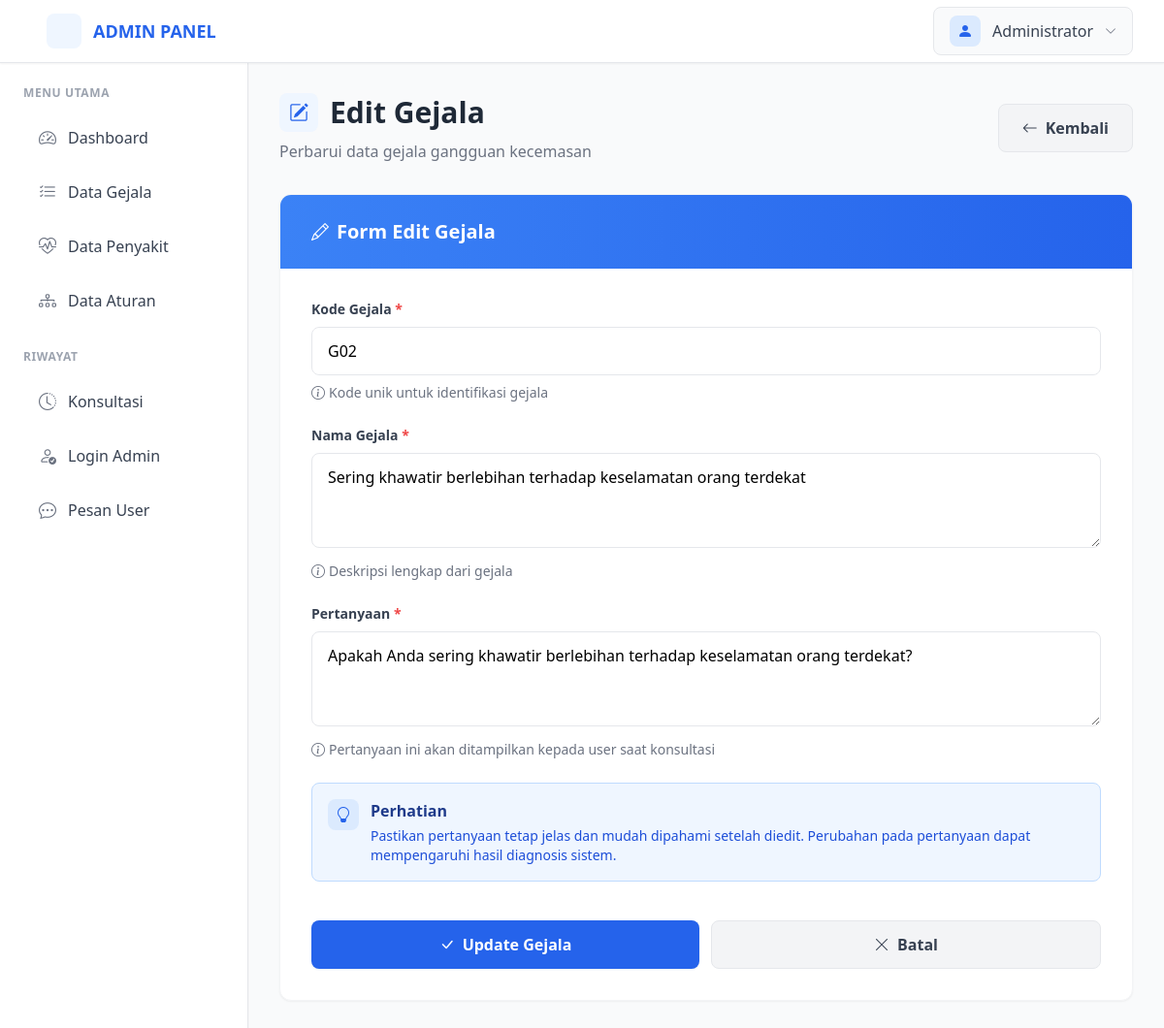
Screenshot of /gejala/edit/2 (signed in) with the database file from the repository.
### models/models.py (models this page shows, shortened)
class Admin(UserMixin, db.Model):
    __tablename__ = 'admin'
    id = db.Column(db.Integer, primary_key=True)
    username = db.Column(db.String(80), unique=True, nullable=False)
    nama_admin = db.Column(db.String(100), nullable=False)
    password_hash = db.Column(db.String(255), nullable=False)
    created_at = db.Column(db.DateTime, default=datetime.utcnow)
    riwayat_login = db.relationship('RiwayatLogin', backref='admin', lazy=True, cascade='all, delete-orphan')

class Gejala(db.Model):
    __tablename__ = 'gejala'
    id = db.Column(db.Integer, primary_key=True)
    kode_gejala = db.Column(db.String(10), unique=True, nullable=False)
    nama_gejala = db.Column(db.Text, nullable=False)
    pertanyaan = db.Column(db.Text, nullable=False)
    created_at = db.Column(db.DateTime, default=datetime.utcnow)
    aturan = db.relationship('Aturan', backref='gejala', lazy=True, cascade='all, delete-orphan')

### routes/gejala.py (the view, shortened to what this page needs)
@gejala_bp.route('/edit/<int:id>', methods=['GET', 'POST'])
@login_required
def edit(id):
    gejala = Gejala.query.get_or_404(id)
    return render_template('gejala/edit.html', gejala=gejala)

### templates/gejala/edit.html (shortened to what this page needs)
{% extends 'base.html' %}
{% block content %}
<div class="mb-6 sm:mb-8 flex flex-col sm:flex-row sm:items-center sm:justify-between gap-4 animate-fade-in">
    <div>
        <h1 class="text-2xl sm:text-3xl font-bold text-gray-800 flex items-center space-x-2 sm:space-x-3">
            <div class="w-9 h-9 sm:w-10 sm:h-10 bg-blue-50 rounded-lg flex items-center justify-center">
                <i class="bi bi-pencil-square text-blue-600 text-lg sm:text-xl"></i>
            </div>
            <span>Edit Gejala</span>
        </h1>
        <p class="text-sm sm:text-base text-gray-500 mt-2">Perbarui data gejala gangguan kecemasan</p>
    </div>
    <a href="{{ url_for('gejala.index') }}"
       class="bg-gray-100 hover:bg-gray-200 text-gray-700 font-semibold py-2.5 sm:py-3 px-5 sm:px-6 rounded-lg transition-all duration-200 flex items-center justify-center sm:justify-start space-x-2 border border-gray-200 text-sm sm:text-base">
        <i class="bi bi-arrow-left"></i>
        <span>Kembali</span>
    </a>
</div>
<div class="bg-white rounded-xl shadow-sm overflow-hidden animate-fade-in border border-gray-100" style="animation-delay: 0.1s;">
    <div class="bg-gradient-to-r from-blue-500 to-blue-600 px-5 sm:px-8 py-4 sm:py-6">
        <h2 class="text-lg sm:text-xl font-semibold text-white flex items-center space-x-2">
            <i class="bi bi-pencil text-base sm:text-lg"></i>
            <span>Form Edit Gejala</span>
        </h2>
    </div>
    <div class="p-5 sm:p-8">
        <form method="POST" action="{{ url_for('gejala.edit', id=gejala.id) }}" class="space-y-5 sm:space-y-6">
            <div>
                <label for="kode_gejala" class="block text-sm font-semibold text-gray-700 mb-2">
                    Kode Gejala <span class="text-red-500">*</span>
                </label>
                <input type="text"
                       class="w-full px-3 sm:px-4 py-2.5 sm:py-3 border border-gray-200 rounded-lg focus:outline-none focus:ring-2 focus:ring-blue-500 focus:border-blue-500 transition-all text-sm sm:text-base"
                       id="kode_gejala"
                       name="kode_gejala"
                       value="{{ gejala.kode_gejala }}"
                       required>
                <p class="mt-2 text-xs sm:text-sm text-gray-500 flex items-center space-x-1">
                    <i class="bi bi-info-circle"></i>
                    <span>Kode unik untuk identifikasi gejala</span>
                </p>
            </div>
            <div>
                <label for="nama_gejala" class="block text-sm font-semibold text-gray-700 mb-2">
                    Nama Gejala <span class="text-red-500">*</span>
                </label>
                <textarea class="w-full px-3 sm:px-4 py-2.5 sm:py-3 border border-gray-200 rounded-lg focus:outline-none focus:ring-2 focus:ring-blue-500 focus:border-blue-500 transition-all text-sm sm:text-base"
                          id="nama_gejala"
                          name="nama_gejala"
                          rows="3"
                          required>{{ gejala.nama_gejala }}</textarea>
                <p class="mt-2 text-xs sm:text-sm text-gray-500 flex items-center space-x-1">
                    <i class="bi bi-info-circle"></i>
                    <span>Deskripsi lengkap dari gejala</span>
                </p>
            </div>
            <div>
                <label for="pertanyaan" class="block text-sm font-semibold text-gray-700 mb-2">
                    Pertanyaan <span class="text-red-500">*</span>
                </label>
                <textarea class="w-full px-3 sm:px-4 py-2.5 sm:py-3 border border-gray-200 rounded-lg focus:outline-none focus:ring-2 focus:ring-blue-500 focus:border-blue-500 transition-all text-sm sm:text-base"
                          id="pertanyaan"
                          name="pertanyaan"
                          rows="3"
                          required>{{ gejala.pertanyaan }}</textarea>
                <p class="mt-2 text-xs sm:text-sm text-gray-500 flex items-center space-x-1">
                    <i class="bi bi-info-circle"></i>
                    <span>Pertanyaan ini akan ditampilkan kepada user saat konsultasi</span>
                </p>
            </div>
            <div class="bg-blue-50 border border-blue-200 rounded-lg p-3 sm:p-4 flex items-start space-x-3">
                <div class="flex-shrink-0">
                    <div class="w-7 h-7 sm:w-8 sm:h-8 bg-blue-100 rounded-lg flex items-center justify-center">
                        <i class="bi bi-lightbulb text-blue-600 text-sm sm:text-base"></i>
                    </div>
                </div>
                <div>
                    <h4 class="font-semibold text-blue-900 mb-1 text-sm sm:text-base">Perhatian</h4>
                    <p class="text-xs sm:text-sm text-blue-700">Pastikan pertanyaan tetap jelas dan mudah dipahami setelah diedit. Perubahan pada pertanyaan dapat mempengaruhi hasil diagnosis sistem.</p>
                </div>
            </div>
            <div class="flex flex-col sm:flex-row gap-3 pt-2 sm:pt-4">
                <button type="submit"
                        class="flex-1 bg-blue-600 hover:bg-blue-700 text-white font-semibold py-2.5 sm:py-3 px-5 sm:px-6 rounded-lg transition-all duration-200 flex items-center justify-center space-x-2 shadow-sm hover:shadow-md text-sm sm:text-base">
                    <i class="bi bi-check-lg"></i>
                    <span>Update Gejala</span>
                </button>
                <a href="{{ url_for('gejala.index') }}"
                   class="flex-1 bg-gray-100 hover:bg-gray-200 text-gray-700 font-semibold py-2.5 sm:py-3 px-5 sm:px-6 rounded-lg transition-all duration-200 flex items-center justify-center space-x-2 border border-gray-200 text-sm sm:text-base">
                    <i class="bi bi-x-lg"></i>
                    <span>Batal</span>
                </a>
            </div>
        </form>
    </div>
</div>
{% endblock %}

### templates/base.html (shortened to what this page needs)
<!DOCTYPE html>
<html lang="id">
<head>
    <script src="https://cdn.tailwindcss.com"></script>
    <link rel="stylesheet" href="https://cdn.jsdelivr.net/npm/bootstrap-icons@1.11.0/font/bootstrap-icons.css">
</head>
<body class="bg-gray-50 min-h-screen">
    {% if current_user.is_authenticated %}
    <nav class="bg-white shadow-sm fixed w-full top-0 z-50 border-b border-gray-200">
        <div class="max-w-full mx-auto px-4 sm:px-6 lg:px-8">
            <div class="flex justify-between items-center h-16">
                <div class="flex items-center space-x-4">
                    <a href="{{ url_for('dashboard.index') }}" class="flex items-center space-x-3 text-blue-600 hover:text-blue-700 transition-colors">
                        <div class="w-9 h-9 bg-blue-50 rounded-lg flex items-center justify-center">
                        </div>
                        <span class="font-bold text-lg hidden sm:block">ADMIN PANEL</span>
                    </a>
                </div>
                <div class="relative" x-data="{ open: false }">
                    <button @click="open = !open" class="flex items-center space-x-3 bg-gray-50 hover:bg-gray-100 px-4 py-2 rounded-lg transition-all duration-200 border border-gray-200">
                        <div class="w-8 h-8 bg-blue-100 rounded-lg flex items-center justify-center">
                            <i class="bi bi-person-fill text-blue-600"></i>
                        </div>
                        <span class="text-gray-700 font-medium hidden sm:block">{{ current_user.nama_admin }}</span>
                        <i class="bi bi-chevron-down text-gray-500 text-xs"></i>
                    </button>
                </div>
            </div>
        </div>
    </nav>
    <aside id="sidebar" class="fixed top-16 left-0 h-full w-64 bg-white shadow-sm z-40 transform -translate-x-full lg:translate-x-0 transition-transform duration-300 overflow-y-auto border-r border-gray-200">
        <div class="p-6">
            <div class="mb-6">
                <h3 class="text-xs font-semibold text-gray-400 uppercase tracking-wider mb-3">Menu Utama</h3>
                <ul class="space-y-1">
                    <li>
                        <a href="{{ url_for('dashboard.index') }}" class="sidebar-link group flex items-center space-x-3 px-4 py-3 rounded-lg hover:bg-blue-50 transition-all duration-200">
                            <i class="bi bi-speedometer2 text-gray-500 group-hover:text-blue-600 text-lg"></i>
                            <span class="text-gray-700 group-hover:text-blue-600 font-medium">Dashboard</span>
                        </a>
                    </li>
                    <li>
                        <a href="{{ url_for('gejala.index') }}" class="sidebar-link group flex items-center space-x-3 px-4 py-3 rounded-lg hover:bg-blue-50 transition-all duration-200">
                            <i class="bi bi-list-check text-gray-500 group-hover:text-blue-600 text-lg"></i>
                            <span class="text-gray-700 group-hover:text-blue-600 font-medium">Data Gejala</span>
                        </a>
                    </li>
                    <li>
                        <a href="{{ url_for('penyakit.index') }}" class="sidebar-link group flex items-center space-x-3 px-4 py-3 rounded-lg hover:bg-blue-50 transition-all duration-200">
                            <i class="bi bi-heart-pulse text-gray-500 group-hover:text-blue-600 text-lg"></i>
                            <span class="text-gray-700 group-hover:text-blue-600 font-medium">Data Penyakit</span>
                        </a>
                    </li>
                    <li>
                        <a href="{{ url_for('aturan.index') }}" class="sidebar-link group flex items-center space-x-3 px-4 py-3 rounded-lg hover:bg-blue-50 transition-all duration-200">
                            <i class="bi bi-diagram-3 text-gray-500 group-hover:text-blue-600 text-lg"></i>
                            <span class="text-gray-700 group-hover:text-blue-600 font-medium">Data Aturan</span>
                        </a>
                    </li>
                </ul>
            </div>
            <div class="mb-6">
                <h3 class="text-xs font-semibold text-gray-400 uppercase tracking-wider mb-3">Riwayat</h3>
                <ul class="space-y-1">
                    <li>
                        <a href="{{ url_for('riwayat.konsultasi') }}" class="sidebar-link group flex items-center space-x-3 px-4 py-3 rounded-lg hover:bg-blue-50 transition-all duration-200">
                            <i class="bi bi-clock-history text-gray-500 group-hover:text-blue-600 text-lg"></i>
                            <span class="text-gray-700 group-hover:text-blue-600 font-medium">Konsultasi</span>
                        </a>
                    </li>
                    <li>
                        <a href="{{ url_for('riwayat.login_admin') }}" class="sidebar-link group flex items-center space-x-3 px-4 py-3 rounded-lg hover:bg-blue-50 transition-all duration-200">
                            <i class="bi bi-person-check text-gray-500 group-hover:text-blue-600 text-lg"></i>
                            <span class="text-gray-700 group-hover:text-blue-600 font-medium">Login Admin</span>
                        </a>
                    </li>
                    <li>
                        <a href="{{ url_for('riwayat.pesan_user') }}" class="sidebar-link group flex items-center space-x-3 px-4 py-3 rounded-lg hover:bg-blue-50 transition-all duration-200">
                            <i class="bi bi-chat-dots text-gray-500 group-hover:text-blue-600 text-lg"></i>
                            <span class="text-gray-700 group-hover:text-blue-600 font-medium">Pesan User</span>
                        </a>
                    </li>
                </ul>
            </div>
        </div>
    </aside>
    <main class="lg:ml-64 pt-16 min-h-screen">
        <div class="p-4 sm:p-6 lg:p-8">
            {% block content %}{% endblock %}
        </div>
    </main>
    {% else %}
    <div class="container mx-auto px-4">
        {% block auth_content %}{% endblock %}
    </div>
    {% endif %}
</body>
</html>

### rows the page displays
Admin: nama_admin "Administrator"
Gejala: kode_gejala "G02", nama_gejala "Sering khawatir berlebihan terhadap keselamatan orang terdekat", pertanyaan "Apakah Anda sering khawatir berlebihan terhadap keselamatan orang terdekat?"
